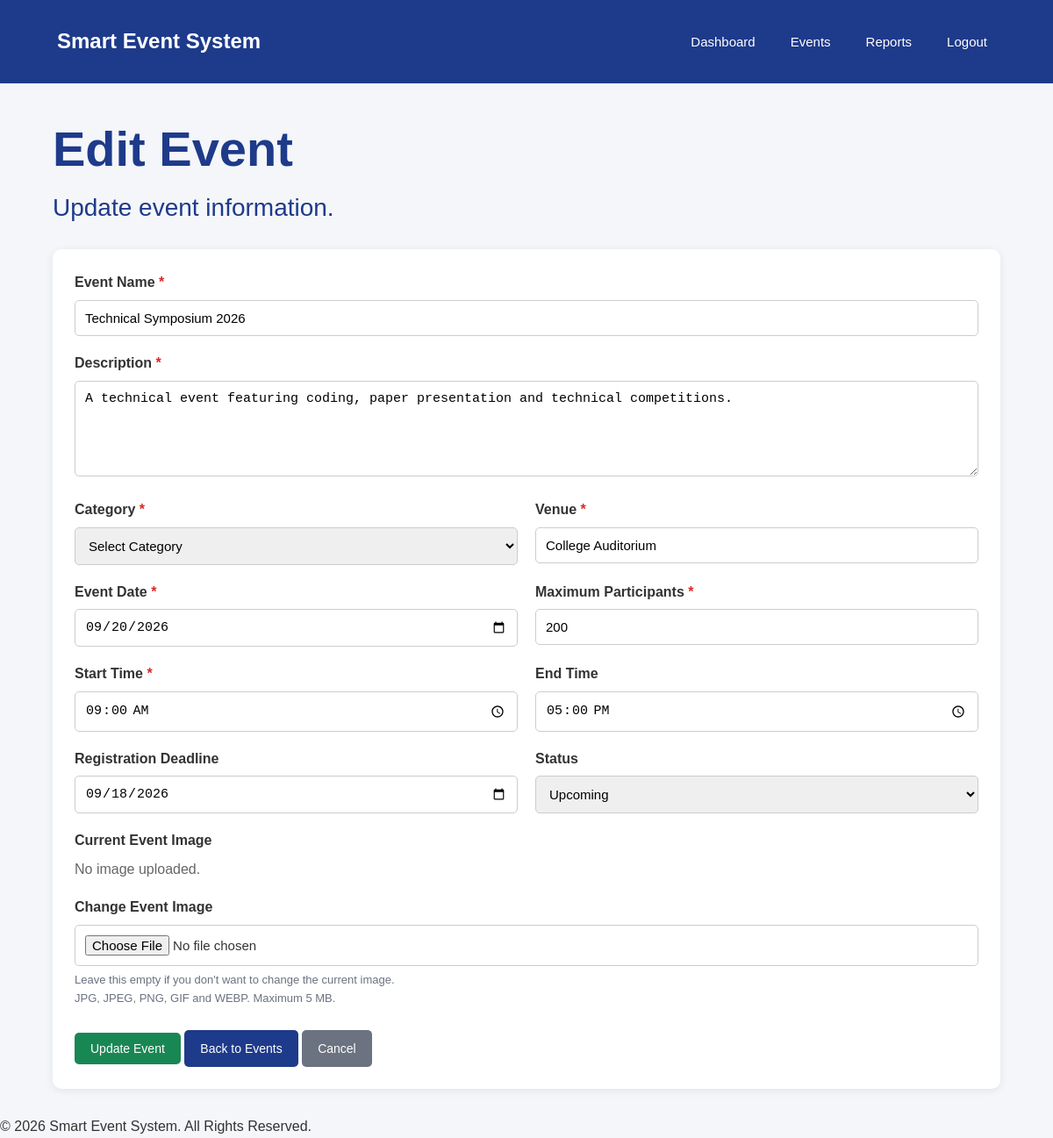
Page /admin/edit_event.php?id=1 (signed in) on the committed database.
### tables this page shows
CREATE TABLE events (
    id INT AUTO_INCREMENT PRIMARY KEY,
    event_name VARCHAR(150) NOT NULL,
    description TEXT,
    category VARCHAR(100),
    event_date DATE NOT NULL,
    start_time TIME NOT NULL,
    end_time TIME,
    venue VARCHAR(200) NOT NULL,
    max_participants INT DEFAULT 100,
    registration_deadline DATE,
    image VARCHAR(255),
    status ENUM('upcoming', 'ongoing', 'completed', 'cancelled')
           DEFAULT 'upcoming',
    created_at TIMESTAMP DEFAULT CURRENT_TIMESTAMP
);

### admin/edit_event.php (the view, shortened to what this page needs)
<?php
require_once "../config/db.php";
$event_id = (int)$_GET["id"];
$stmt = $conn->prepare(
    "SELECT
        event_name,
        description,
        category,
        event_date,
        start_time,
        end_time,
        venue,
        max_participants,
        registration_deadline,
        image,
        status
     FROM events
     WHERE id = ?"
);
$stmt->bind_param(
    "i",
    $event_id
);
$stmt->execute();
$result = $stmt->get_result();
$event = $result->fetch_assoc();
$event_name = $event["event_name"];
$description = $event["description"];
$event_date = $event["event_date"];
$start_time = $event["start_time"];
$end_time = $event["end_time"];
$venue = $event["venue"];
$max_participants = $event["max_participants"];
$registration_deadline = $event["registration_deadline"];
$current_image = $event["image"];
$status = $event["status"];
?>
<!DOCTYPE html>
<html lang="en">
<head>
    <link
        rel="stylesheet"
        href="../css/style.css"
    >
</head>
<body>
<nav class="navbar">
    <div class="navbar-container">
        <div class="logo">
            Smart Event System
        </div>
        <div class="nav-links">
            <a href="../dashboard.php">
                Dashboard
            </a>
            <a href="view_events.php">
                Events
            </a>
            <a href="../reports/report.php">
                Reports
            </a>
            <a href="../logout.php">
                Logout
            </a>
        </div>
    </div>
</nav>
<div class="container">
    <div class="page-title">
        <h1>
            Edit Event
        </h1>
        <p>
            Update event information.
        </p>
    </div>
    <div class="card">
        <form
            method="POST"
            action="edit_event.php?id=<?php echo $event_id; ?>"
            enctype="multipart/form-data"
        >
            <div class="form-group">
                <label for="event_name">
                    Event Name
                    <span class="required">*</span>
                </label>
                <input
                    type="text"
                    id="event_name"
                    name="event_name"
                    class="form-control"
                    value="<?php echo htmlspecialchars($event_name); ?>"
                    required
                >
            </div>
            <div class="form-group">
                <label for="description">
                    Description
                    <span class="required">*</span>
                </label>
                <textarea
                    id="description"
                    name="description"
                    class="form-control"
                    rows="5"
                    required
                ><?php echo htmlspecialchars($description); ?></textarea>
            </div>
            <div class="form-row">
                <div class="form-group">
                    <label for="category">
                        Category
                        <span class="required">*</span>
                    </label>
                    <select
                        id="category"
                        name="category"
                        class="form-control"
                        required
                    >
                        <option value="">
                            Select Category
                        </option>
                    </select>
                </div>
                <div class="form-group">
                    <label for="venue">
                        Venue
                        <span class="required">*</span>
                    </label>
                    <input
                        type="text"
                        id="venue"
                        name="venue"
                        class="form-control"
                        value="<?php echo htmlspecialchars($venue); ?>"
                        required
                    >
                </div>
            </div>
            <div class="form-row">
                <div class="form-group">
                    <label for="event_date">
                        Event Date
                        <span class="required">*</span>
                    </label>
                    <input
                        type="date"
                        id="event_date"
                        name="event_date"
                        class="form-control"
                        value="<?php echo htmlspecialchars($event_date); ?>"
                        required
                    >
                </div>
                <div class="form-group">
                    <label for="max_participants">
                        Maximum Participants
                        <span class="required">*</span>
                    </label>
                    <input
                        type="number"
                        id="max_participants"
                        name="max_participants"
                        class="form-control"
                        min="1"
                        value="<?php echo htmlspecialchars($max_participants); ?>"
                        required
                    >
                </div>
            </div>
            <div class="form-row">
                <div class="form-group">
                    <label for="start_time">
                        Start Time
                        <span class="required">*</span>
                    </label>
                    <input
                        type="time"
                        id="start_time"
                        name="start_time"
                        class="form-control"
                        value="<?php echo htmlspecialchars($start_time); ?>"
                        required
                    >
                </div>
                <div class="form-group">
                    <label for="end_time">
                        End Time
                    </label>
                    <input
                        type="time"
                        id="end_time"
                        name="end_time"
                        class="form-control"
                        value="<?php echo htmlspecialchars($end_time); ?>"
                    >
                </div>
            </div>
            <div class="form-row">
                <div class="form-group">
                    <label for="registration_deadline">
                        Registration Deadline
                    </label>
                    <input
                        type="date"
                        id="registration_deadline"
                        name="registration_deadline"
                        class="form-control"
                        value="<?php echo htmlspecialchars($registration_deadline); ?>"
                    >
                </div>
                <div class="form-group">
                    <label for="status">
                        Status
                    </label>
                    <select
                        id="status"
                        name="status"
                        class="form-control"
                    >
                        <option
                            value="upcoming"
                            <?php
                            echo $status === "upcoming"
                                ? "selected"
                                : "";
                            ?>
                        >
                            Upcoming
                        </option>
                    </select>
                </div>
            </div>
            <div class="form-group">
                <label>
                    Current Event Image
                </label>
                <?php if (!empty($current_image)): ?>
                    <div class="image-preview">
                        <img
                            src="../uploads/events/<?php echo htmlspecialchars($current_image); ?>"
                            alt="Current Event Image"
                        >
                    </div>
                <?php else: ?>
                    <p>
                        No image uploaded.
                    </p>
                <?php endif; ?>
            </div>
            <div class="form-group">
                <label for="image">
                    Change Event Image
                </label>
                <input
                    type="file"
                    id="image"
                    name="image"
                    class="form-control"
                    accept=".jpg,.jpeg,.png,.gif,.webp"
                >
                <div class="image-help">
                    Leave this empty if you don't want to change
                    the current image.
                    <br>
                    JPG, JPEG, PNG, GIF and WEBP.
                    Maximum 5 MB.
                </div>
            </div>
            <div style="margin-top: 25px;">
                <button
                    type="submit"
                    class="btn btn-success"
                >
                    Update Event
                </button>
                <a
                    href="view_events.php"
                    class="btn btn-primary"
                >
                    Back to Events
                </a>
                <a
                    href="../dashboard.php"
                    class="btn"
                    style="background-color: #6b7280; color: white;"
                >
                    Cancel
                </a>
            </div>
        </form>
    </div>
</div>
<footer>
    <p>
        &copy; <?php echo date("Y"); ?>
        Smart Event System.
        All Rights Reserved.
    </p>
</footer>
</body>
</html>

### css/style.css (style rules this page uses)
* { margin: 0; padding: 0; box-sizing: border-box; }
body { font-family: Arial, Helvetica, sans-serif; background-color: #f4f6f9; color: #333; line-height: 1.6; }
.navbar { background-color: #1e3a8a; color: white; padding: 15px 40px; display: flex; justify-content: space-between; align-items: center; }
.navbar-container { width: 100%; max-width: 1200px; margin: 0 auto; min-height: 65px; padding: 0 25px; display: flex; align-items: center; justify-content: space-between; }
.logo { color: white; font-size: 22px; font-weight: bold; white-space: nowrap; }
.nav-links { display: flex; align-items: center; justify-content: flex-end; gap: 20px; }
.nav-links a { display: inline-block; color: white; text-decoration: none; font-size: 15px; font-weight: 500; padding: 8px 10px; white-space: nowrap; }
.navbar .logo { font-size: 24px; font-weight: bold; }
.container { width: 90%; max-width: 1200px; margin: 30px auto; }
.page-title { font-size: 28px; margin-bottom: 25px; color: #1e3a8a; }
.card { background-color: white; padding: 25px; border-radius: 10px; box-shadow: 0 2px 8px rgba(0, 0, 0, 0.1); }
.card p { color: #666; }
.btn { display: inline-block; padding: 10px 18px; border: none; border-radius: 5px; cursor: pointer; text-decoration: none; font-size: 14px; }
.btn-primary { background-color: #1e3a8a; color: white; }
.btn-success { background-color: #198754; color: white; }
.form-group { margin-bottom: 18px; }
.form-group label { display: block; margin-bottom: 7px; font-weight: bold; }
.form-control { width: 100%; padding: 11px; border: 1px solid #ccc; border-radius: 5px; font-size: 15px; }
.card { background: #ffffff; padding: 25px; border-radius: 10px; box-shadow: 0 2px 10px rgba(0, 0, 0, 0.08); }
.card p { margin-bottom: 15px; }

### admin/edit_event.php (style rules this page uses)
.form-row { display: grid; grid-template-columns: 1fr 1fr; gap: 20px; }
.required { color: #dc2626; }
.image-help { font-size: 13px; color: #6b7280; margin-top: 6px; }

### rows in the picture
events: event_name "Technical Symposium 2026", description "A technical event featuring coding, paper presentation and technical competitions.", venue "College Auditorium", event_date "09/20/2026", max_participants "200", start_time "09:00:00", end_time "17:00:00", registration_deadline "09/18/2026", status "Upcoming"
